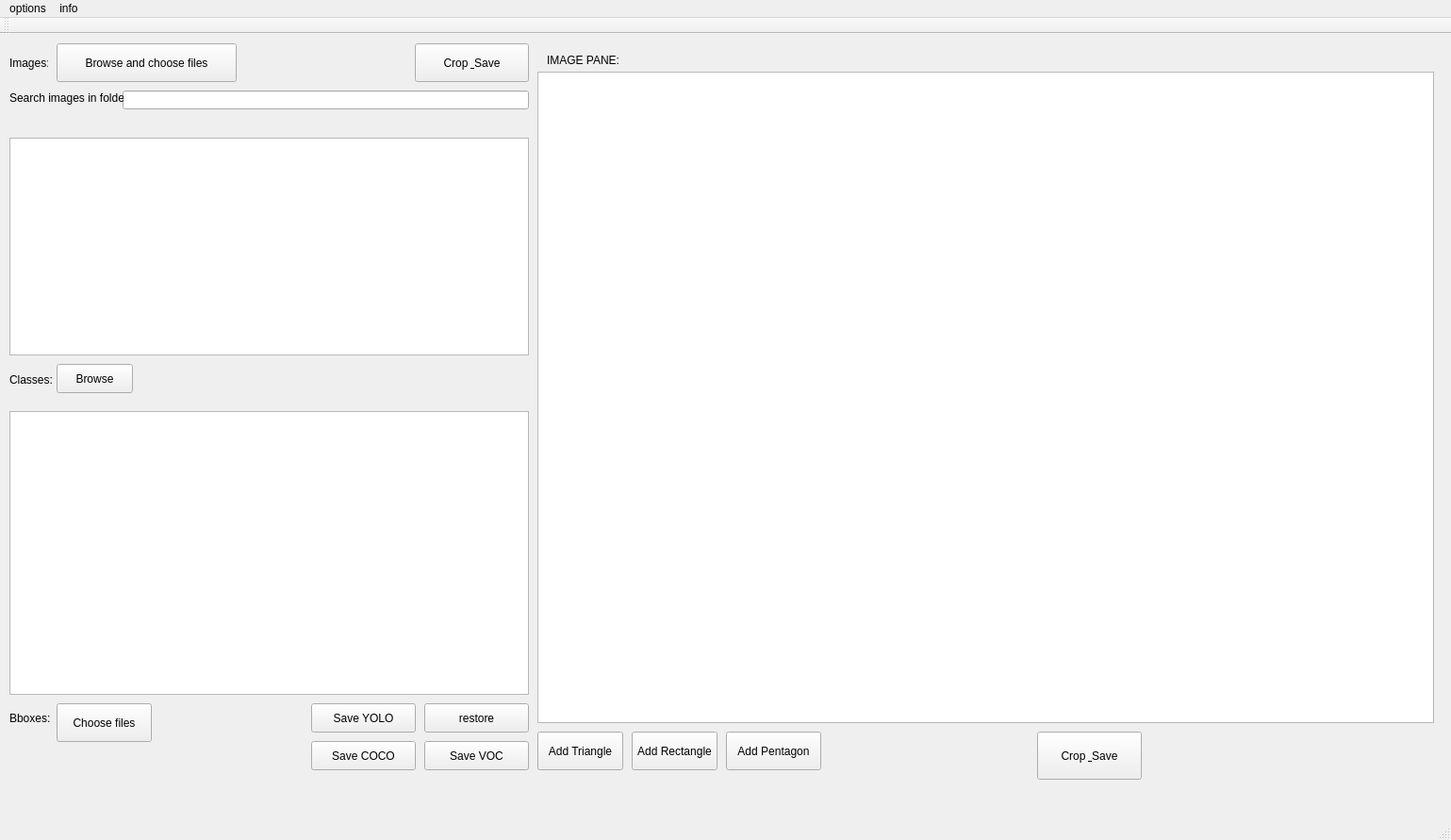
<?xml version="1.0" encoding="UTF-8"?>
<ui version="4.0">
 <class>MainWindow</class>
 <widget class="QMainWindow" name="MainWindow">
  <property name="geometry">
   <rect>
    <x>0</x>
    <y>0</y>
    <width>1539</width>
    <height>891</height>
   </rect>
  </property>
  <property name="windowTitle">
   <string>MainWindow</string>
  </property>
  <widget class="QWidget" name="centralWidget">
   <widget class="QPushButton" name="pushButton_2">
    <property name="geometry">
     <rect>
      <x>330</x>
      <y>710</y>
      <width>111</width>
      <height>31</height>
     </rect>
    </property>
    <property name="text">
     <string>Save YOLO</string>
    </property>
   </widget>
   <widget class="QPushButton" name="pushButton_3">
    <property name="geometry">
     <rect>
      <x>450</x>
      <y>710</y>
      <width>111</width>
      <height>31</height>
     </rect>
    </property>
    <property name="text">
     <string>restore</string>
    </property>
   </widget>
   <widget class="QLabel" name="label">
    <property name="geometry">
     <rect>
      <x>10</x>
      <y>20</y>
      <width>41</width>
      <height>21</height>
     </rect>
    </property>
    <property name="text">
     <string>Images:</string>
    </property>
   </widget>
   <widget class="QPushButton" name="pushButton_4">
    <property name="geometry">
     <rect>
      <x>1100</x>
      <y>740</y>
      <width>111</width>
      <height>51</height>
     </rect>
    </property>
    <property name="text">
     <string>Crop &amp; Save</string>
    </property>
   </widget>
   <widget class="QLineEdit" name="lineEdit">
    <property name="geometry">
     <rect>
      <x>130</x>
      <y>60</y>
      <width>431</width>
      <height>20</height>
     </rect>
    </property>
   </widget>
   <widget class="QLabel" name="label_2">
    <property name="geometry">
     <rect>
      <x>10</x>
      <y>60</y>
      <width>121</width>
      <height>16</height>
     </rect>
    </property>
    <property name="text">
     <string>Search images in folder:</string>
    </property>
   </widget>
   <widget class="QLabel" name="label_3">
    <property name="geometry">
     <rect>
      <x>10</x>
      <y>360</y>
      <width>47</width>
      <height>13</height>
     </rect>
    </property>
    <property name="text">
     <string>Classes:</string>
    </property>
   </widget>
   <widget class="QPushButton" name="pushButton_5">
    <property name="geometry">
     <rect>
      <x>60</x>
      <y>350</y>
      <width>81</width>
      <height>31</height>
     </rect>
    </property>
    <property name="text">
     <string>Browse</string>
    </property>
   </widget>
   <widget class="QLabel" name="label_4">
    <property name="geometry">
     <rect>
      <x>10</x>
      <y>710</y>
      <width>61</width>
      <height>31</height>
     </rect>
    </property>
    <property name="text">
     <string>Bboxes:</string>
    </property>
   </widget>
   <widget class="QPushButton" name="pushButton_6">
    <property name="geometry">
     <rect>
      <x>60</x>
      <y>710</y>
      <width>101</width>
      <height>41</height>
     </rect>
    </property>
    <property name="text">
     <string>Choose files</string>
    </property>
   </widget>
   <widget class="QGraphicsView" name="graphicsView">
    <property name="geometry">
     <rect>
      <x>570</x>
      <y>40</y>
      <width>951</width>
      <height>691</height>
     </rect>
    </property>
    <property name="mouseTracking">
     <bool>true</bool>
    </property>
   </widget>
   <widget class="QLabel" name="label_5">
    <property name="geometry">
     <rect>
      <x>580</x>
      <y>20</y>
      <width>91</width>
      <height>16</height>
     </rect>
    </property>
    <property name="text">
     <string>IMAGE PANE:</string>
    </property>
   </widget>
   <widget class="QPushButton" name="pushButton_7">
    <property name="geometry">
     <rect>
      <x>60</x>
      <y>10</y>
      <width>191</width>
      <height>41</height>
     </rect>
    </property>
    <property name="text">
     <string>Browse and choose files</string>
    </property>
   </widget>
   <widget class="QPushButton" name="pushButton_8">
    <property name="geometry">
     <rect>
      <x>440</x>
      <y>10</y>
      <width>121</width>
      <height>41</height>
     </rect>
    </property>
    <property name="text">
     <string>Crop &amp; Save</string>
    </property>
   </widget>
   <widget class="QListWidget" name="listWidget">
    <property name="geometry">
     <rect>
      <x>10</x>
      <y>110</y>
      <width>551</width>
      <height>231</height>
     </rect>
    </property>
   </widget>
   <widget class="QPushButton" name="pushButton">
    <property name="geometry">
     <rect>
      <x>330</x>
      <y>750</y>
      <width>111</width>
      <height>31</height>
     </rect>
    </property>
    <property name="text">
     <string>Save COCO</string>
    </property>
   </widget>
   <widget class="QPushButton" name="pushButton_9">
    <property name="geometry">
     <rect>
      <x>450</x>
      <y>750</y>
      <width>111</width>
      <height>31</height>
     </rect>
    </property>
    <property name="text">
     <string>Save VOC</string>
    </property>
   </widget>
   <widget class="QListView" name="listView">
    <property name="geometry">
     <rect>
      <x>10</x>
      <y>400</y>
      <width>551</width>
      <height>301</height>
     </rect>
    </property>
    <property name="alternatingRowColors">
     <bool>true</bool>
    </property>
   </widget>
   <widget class="QPushButton" name="pushButton_10">
    <property name="geometry">
     <rect>
      <x>570</x>
      <y>740</y>
      <width>91</width>
      <height>41</height>
     </rect>
    </property>
    <property name="text">
     <string>Add Triangle</string>
    </property>
   </widget>
   <widget class="QPushButton" name="pushButton_11">
    <property name="geometry">
     <rect>
      <x>670</x>
      <y>740</y>
      <width>91</width>
      <height>41</height>
     </rect>
    </property>
    <property name="text">
     <string>Add Rectangle</string>
    </property>
   </widget>
   <widget class="QPushButton" name="pushButton_12">
    <property name="geometry">
     <rect>
      <x>770</x>
      <y>740</y>
      <width>101</width>
      <height>41</height>
     </rect>
    </property>
    <property name="text">
     <string>Add Pentagon</string>
    </property>
   </widget>
  </widget>
  <widget class="QMenuBar" name="menuBar">
   <property name="geometry">
    <rect>
     <x>0</x>
     <y>0</y>
     <width>1539</width>
     <height>21</height>
    </rect>
   </property>
   <widget class="QMenu" name="menuEXIT">
    <property name="title">
     <string>options</string>
    </property>
    <addaction name="actionExit"/>
   </widget>
   <widget class="QMenu" name="menuinfo">
    <property name="title">
     <string>info</string>
    </property>
    <addaction name="actionread_me_2"/>
    <addaction name="actionabout_2"/>
   </widget>
   <addaction name="menuEXIT"/>
   <addaction name="menuinfo"/>
  </widget>
  <widget class="QToolBar" name="mainToolBar">
   <attribute name="toolBarArea">
    <enum>TopToolBarArea</enum>
   </attribute>
   <attribute name="toolBarBreak">
    <bool>false</bool>
   </attribute>
  </widget>
  <widget class="QStatusBar" name="statusBar"/>
  <action name="actionExit">
   <property name="icon">
    <iconset resource="resources.qrc">
     <normaloff>:/imgs/honklhonk.jpg</normaloff>:/imgs/honklhonk.jpg</iconset>
   </property>
   <property name="text">
    <string>Exit</string>
   </property>
  </action>
  <action name="actionread_me">
   <property name="text">
    <string>read me</string>
   </property>
  </action>
  <action name="actionabout">
   <property name="text">
    <string>about</string>
   </property>
  </action>
  <action name="actionread_me_2">
   <property name="text">
    <string>read me</string>
   </property>
  </action>
  <action name="actionabout_2">
   <property name="text">
    <string>about</string>
   </property>
  </action>
 </widget>
 <layoutdefault spacing="6" margin="11"/>
 <resources>
  <include location="resources.qrc"/>
 </resources>
 <connections/>
</ui>
